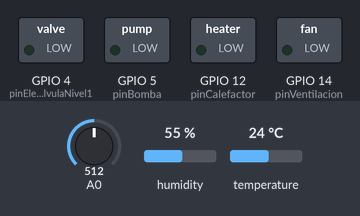
A sketch run on a simulated ESP8266 (NodeMCU). Shown: switched loads named in the sketch (green lamp = pin HIGH). The test bench sets the inputs (shaded band); at power-on: A0 = 512, temperature 24 °C, humidity 55 %. WiFi joins after 1.5 s; servers stay silent unless stated; the Firebase database answers and starts empty; what the sketch prints to the serial monitor is not drawn.

Above: at 2.7 s.
2.8 s: A0 set to 990
16.8 s: A0 set to 1016
At 22.7 s:
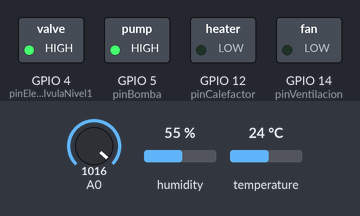
24.5 s: A0 set to 900
31.5 s: temperature set to 0 °C
At 38.3 s:
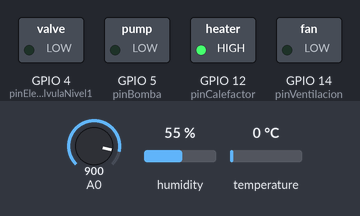
40.1 s: A0 set to 1023
At 40.7 s:
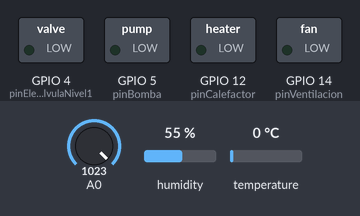
Timing chart, 0 to 48.8 s (numbered marks = the images above; inputs shaded):
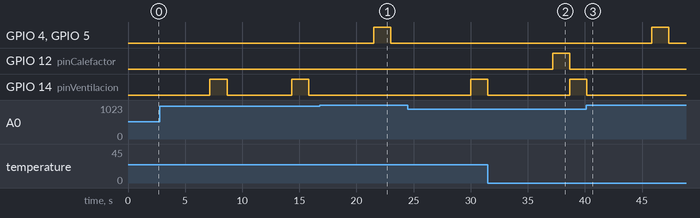

Measured:
- the behaviour switches between 1007 and 1008 on A0 (found by bisection; images 0 and 1)
- after the input at 16.8 s, GPIO 4 (pinElectroValvulaNivel1), GPIO 5 (pinBomba): LOW → HIGH after 4.7 s, → LOW 1.5 s later; GPIO 14 (pinVentilacion): stays LOW (without the input it goes to HIGH after 4.7 s)
- after the input at 31.5 s, GPIO 12 (pinCalefactor): LOW → HIGH after 5.7 s, → LOW 1.5 s later
- after the input at 40.1 s, GPIO 4 (pinElectroValvulaNivel1), GPIO 5 (pinBomba): LOW → HIGH after 5.7 s, → LOW 1.5 s later; GPIO 12 (pinCalefactor): stays LOW (without the input it goes to HIGH after 5.7 s); GPIO 14 (pinVentilacion): goes on until 40.2 s, then stays LOW
- by itself, GPIO 14 (pinVentilacion): alternates HIGH for 1.5 s and LOW for 5.7 s

The sketch:

pruebaHumedad.ino
```cpp
//Programacion para el sensor uno del primer nivel

// Realiza la lectura en la base de datos del sensor dos del primer nivel para
// de esta manera realizar el promedio de la humedad del sustrato.

// Realiza la activacion de la bomba (Pin 5) y la electrovalvula (Pin 4) para el primer nivel
// Realiza el control de temperatura de los dos niveles - minima (Pin 12)
// Realiza el control de temperatura de los dos niveles - maxima(Pin 14)
// Realiza la activacion de la bomba si la humedad relativa es muy baja en el nivel 1 - el tiempo de apertura de la valvula es el mismo que la del sustrato

//Código de programación sensor de humedad de suelo capacitivo V1.2

#include <ESP8266WiFi.h>
#include <ESP8266HTTPClient.h>
#include "FirebaseESP8266.h"

#define AOUT 0 // Pin analógico "A0" para conectar la salida del sensor de humedad capacitivo

// Definimos la direccion host de nuestro servidor
#define FIREBASE_HOST "testesp8266-71a13-default-rtdb.firebaseio.com"
// Definimos el token de nuestro servidor
#define FIREBASE_AUTH "5CYnbceEakCGsRgUj6gUWOz6NX2QMzFWnEF4qmqy"

// Definimos la conexion a punto de acceso wifi
#define WIFI_SSID "Telematics_Tibaduiza"
#define WIFI_PASSWORD "1057597515Tib"
// Sensores de temperatura y humedad
#include "DHT.h"
#define DHTPIN 2
#define DHTTYPE DHT22   // DHT 22  (AM2302), AM2321
DHT dht(DHTPIN, DHTTYPE);

const int Valor_Sensor_Aire = 630; // Valor calculado con el programa de calibración con el sensor al aire
const int Valor_Sensor_Agua = 345; // Valor calculado con el programa de calibración con el sensor sumergido en agua

int valor_sensor = 0; // Variable que almacena el valor de salida del sensor de humedad capacitivo
int valor_sensor2N1 = 0;
int porcentaje = 0; // Variable que almacena el porcentaje de humedad relativa del terreno
int humedadMinN1 = 0; // Variable del sensor de humedad para el nivel 1
int humedadMinN2 = 0; // Variable del sensor de humedad para el nivel 2
int pinBomba = 5;
int pinElectroValvulaNivel1 = 4;
int pinCalefactor = 12;
int pinVentilacion = 14;
int temperaturaMin = 0;
int temperaturaMax = 0;
int temperaturaMinN2 = 0;
int temperaturaMaxN2 = 0;
int promedioHumedad = 0;
int humedadRelativaMin = 0;

WiFiClient client;
FirebaseData firebaseData;


void setup() {
  Serial.begin(9600); // open serial port, set the baud rate as 9600 bps

  Serial.println(F("Test calibracion DHT"));
  dht.begin();

  WiFi.begin (WIFI_SSID, WIFI_PASSWORD);
  while (WiFi.status() != WL_CONNECTED) {
    delay(500);
    Serial.print(".");
  }
  Serial.println ("");
  Serial.println ("Se conectó al wifi!");
  Serial.println(WiFi.localIP());

  Firebase.begin(FIREBASE_HOST, FIREBASE_AUTH);

  //Configuracion de los pines
  pinMode(pinBomba, OUTPUT); // pin 16 activacion de la bomba
  pinMode(pinElectroValvulaNivel1, OUTPUT);
  pinMode(pinCalefactor, OUTPUT);
  pinMode(pinVentilacion, OUTPUT);

}
void loop() {
  //-----------inicio
  //  // lectura de la base de datos

  Firebase.getInt(firebaseData, "/humiditySe2N1");
  valor_sensor2N1 = firebaseData.intData();
  delay(250);
  Firebase.getInt(firebaseData, "/humidityMin");
  humedadMinN1 = firebaseData.intData();
  delay(250);
  Firebase.getInt(firebaseData, "/humidityMinN2");
  humedadMinN2 = firebaseData.intData();
  delay(250);
  Firebase.getInt(firebaseData, "/temperatureMin");
  temperaturaMin = firebaseData.intData();
  delay(250);
  Firebase.getInt(firebaseData, "/temperatureMax");
  temperaturaMax = firebaseData.intData();
  delay(250);
  Firebase.getInt(firebaseData, "/humidityReMinN1");
  humedadRelativaMin = firebaseData.intData();
  delay(250);
   Firebase.getInt(firebaseData, "/temperatureMinN2");
  temperaturaMinN2 = firebaseData.intData();
  delay(250);
  Firebase.getInt(firebaseData, "/temperatureMaxN2");
  temperaturaMaxN2 = firebaseData.intData();
  delay(250);

  int val = analogRead(0); //connect sensor to Analog 0
  int finporcentaje = map(val, 0, 1023, 100, 0);
  delay(2000);

  int h = dht.readHumidity();
  int t = dht.readTemperature();
  int f = dht.readTemperature(true);
  Serial.print("Valor del sensor capacitivo: ");
  Serial.print(val);
  Serial.println(" ");
  Serial.print("Porcentaje del sensor capacitivo: ");
  Serial.print(finporcentaje);
  Serial.println("%");
  Serial.println(valor_sensor2N1);
  // condicionales para activacion de la bomba

  promedioHumedad = (finporcentaje + valor_sensor2N1);
  promedioHumedad = promedioHumedad / 2;
  Firebase.setString(firebaseData, "humidity", String(promedioHumedad));
  Firebase.setString(firebaseData, "temperature", String(t));
  Firebase.setString(firebaseData, "humidityRe", String(h));
  Serial.println (finporcentaje);
  if (promedioHumedad <= humedadMinN1 or h<=humedadRelativaMin) {
    activarBomba();
  }
  if (t <= temperaturaMin or t <= temperaturaMinN2 ) {
    activarCalefaccion();
  }
  if (t >= temperaturaMax or t >= temperaturaMaxN2) {
    activarVentilacion();
  }
}

// metodo para activar la bomba por 1500 milisegundos
void activarBomba() {
  digitalWrite(pinBomba, HIGH);// se activa la bomba
  digitalWrite(pinElectroValvulaNivel1, HIGH);
  delay(1500); // tiempo de encencido de la bomba y electro valvula
  digitalWrite(pinBomba, LOW);
  digitalWrite(pinElectroValvulaNivel1, LOW);
  delay(7000);
}

void activarCalefaccion() {
  digitalWrite(pinCalefactor, HIGH);// se activa la bomba
  delay(1500); // tiempo de encencido de la bomba y electro valvula
  digitalWrite(pinCalefactor, LOW);
}

void activarVentilacion() {
  Serial.println (pinVentilacion);
  digitalWrite(pinVentilacion, HIGH);// se activa la bomba
  delay(1500); // tiempo de encencido de la bomba y electro valvula
  digitalWrite(pinVentilacion, LOW);
}
```
